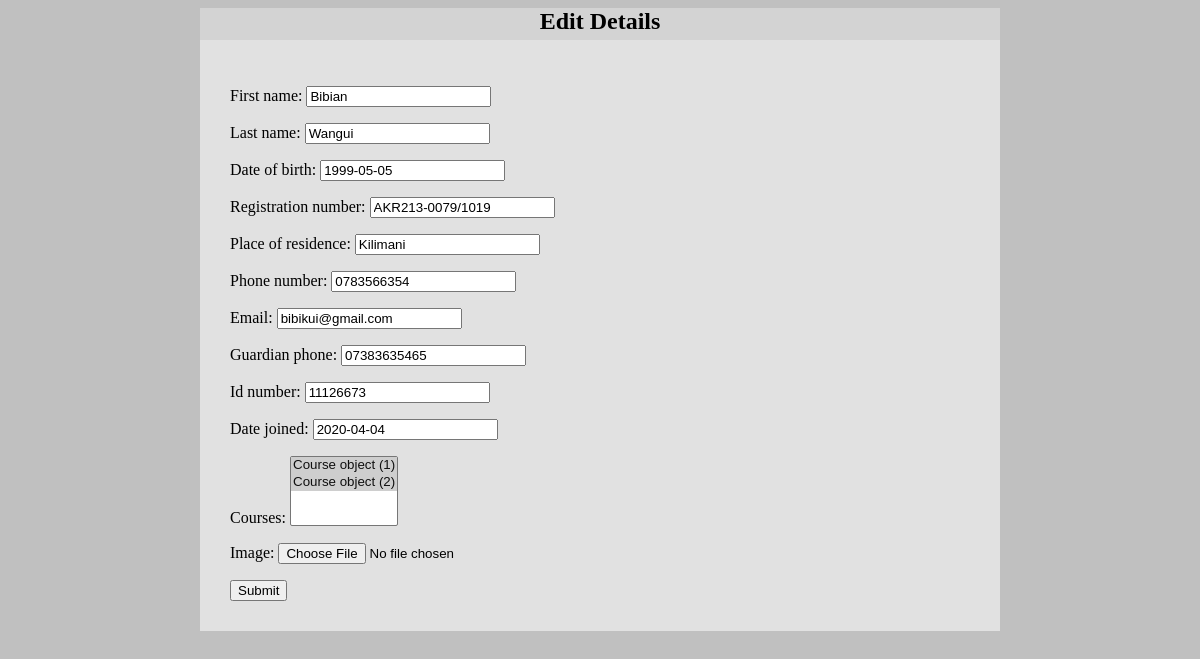
The page /student/edit/2/ on the database its author committed.
### student/models.py (models this page shows, shortened)
class Student(models.Model):
	first_name=models.CharField(max_length=50)
	last_name=models.CharField(max_length=50)
	date_of_birth=models.DateField()
	registration_number=models.CharField(max_length=50)
	place_of_residence=models.CharField(max_length=50)
	phone_number=models.CharField(max_length=50)
	email=models.EmailField(max_length=50)
	guardian_phone=models.CharField(max_length=50)
	id_number=models.IntegerField()
	date_joined=models.DateField()
	courses=models.ManyToManyField(Course)
	image=models.ImageField(upload_to="student_image",blank=True)

### student/views.py (the view)
# urls.py: path("edit/<int:pk>/",edit_student, name="edit_student"),
def edit_student(request,pk):
	student=Student.objects.get(pk=pk)
	if request.method=="POST":
		form=StudentForm(request.POST,instance=student)
		if form.is_valid:
			form.save()
			return redirect("list_student")
	else:
		form=StudentForm(instance=student)
		return render(request, "edit_student.html",{"form":form})

### student/forms.py
class StudentForm(forms.ModelForm):
	class Meta:
		model=Student
		fields="__all__"

### student/templates/edit_student.html (shortened to what this page needs)
<!DOCTYPE html>
<html>
<head>
</head>
<body>
	<div class="container">
<h2>Edit Details</h2>
<form method="POST">{% csrf_token %}
	{{form.as_p}}
<input type="Submit" name="submit"></input>
	</div>
</body>
</html>

### student/templates/edit_student.html (style rules this page uses)
body { background-color: #C0C0C0; }
.container { max-width: 800px; min-height: 300px; margin:0 auto; background-color:rgba(255,255,255,0.3); }
.container h2 { margin:5px; color: black; text-align: center; }
.container form { padding:30px; margin: 0 auto; border-radius:; background-color:rgba(255,255,255,0.3); }

### rows shown on the page
Student: first_name "Bibian", last_name "Wangui", date_of_birth "1999-05-05", registration_number "AKR213-0079/1019", place_of_residence "Kilimani", phone_number "0783566354", email "bibikui@gmail.com", guardian_phone "07383635465", id_number "11126673", date_joined "2020-04-04"
